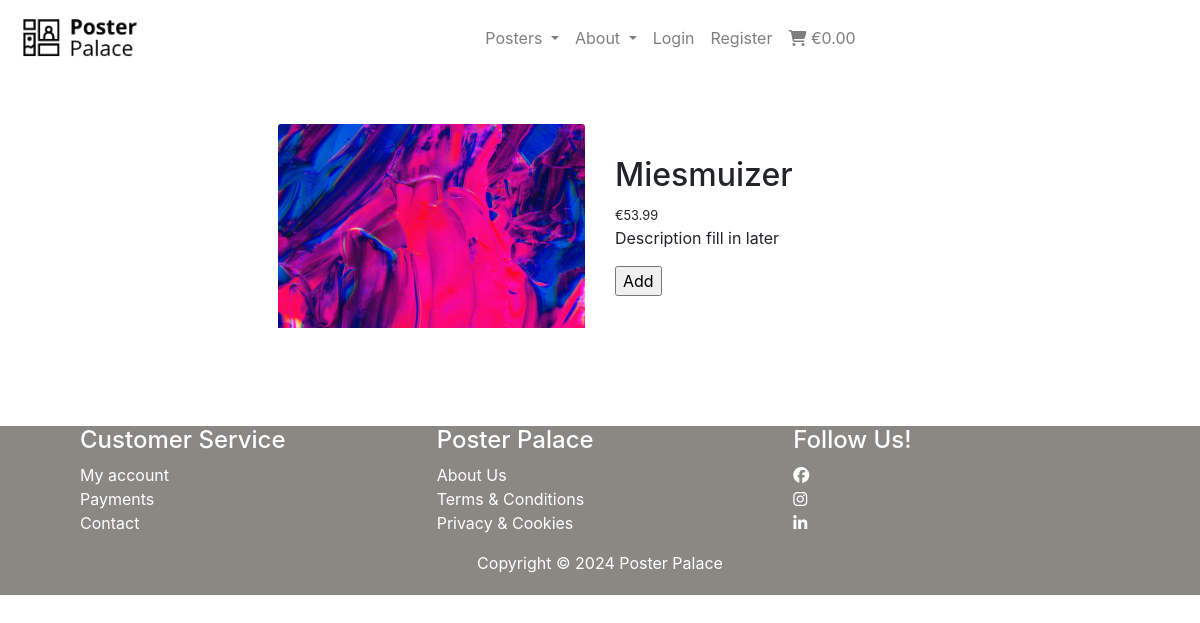
Page /posters/1 on the earlier database version.
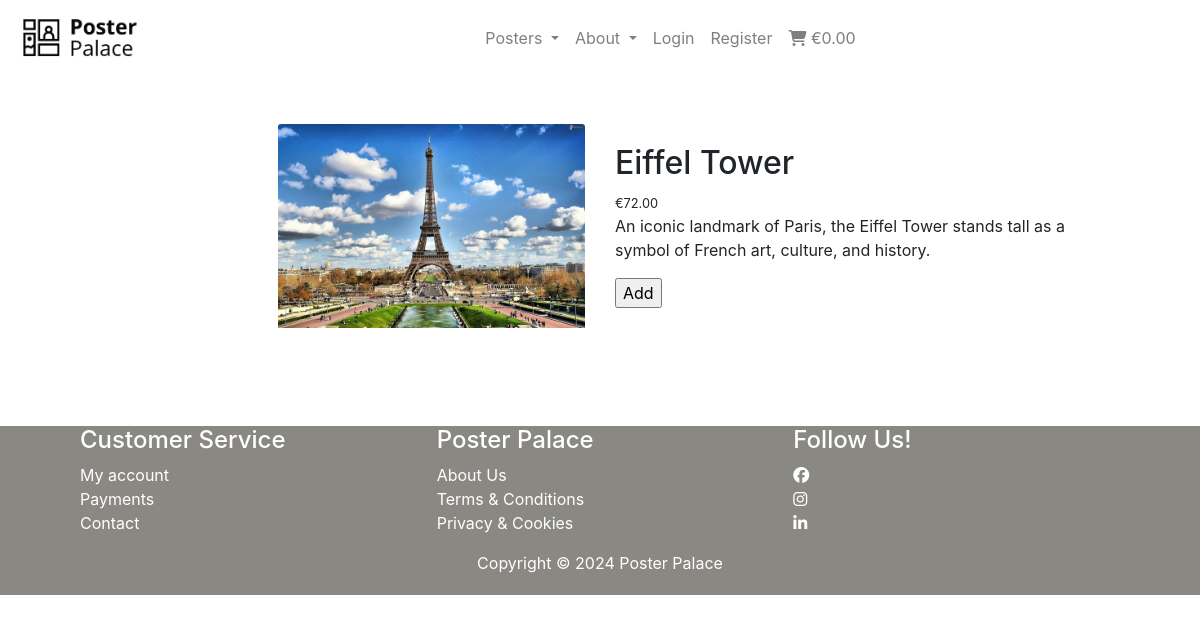
Same page on the later database version.
### posters/models.py (models this page shows, shortened)
class Poster(models.Model):
    category = models.ForeignKey('Category', null=True, blank=True, on_delete=models.SET_NULL)
    sku = models.CharField(max_length=254, null=True, blank=True)
    name = models.CharField(max_length=254)
    description = models.TextField()
    has_color = models.BooleanField(default=False, blank=True, null=True)
    color_option = models.CharField(max_length=15, blank=True, default='Color', choices=COLOR_CHOICES)
    has_sizes = models.BooleanField(default=False, blank=True, null=True)
    size_option = models.CharField(max_length=80, choices=SIZE_CHOICES, default='S')
    price = models.DecimalField(max_digits=6, decimal_places=2)
    rating = models.DecimalField(max_digits=6, decimal_places=2, null=True, blank=True)
    image_url = models.URLField(max_length=1024, null=True, blank=True)
    image = models.ImageField(null=True, blank=True)
    quantity = models.IntegerField(blank=False, default=1)

### posters/views.py (the view)
# urls.py: path('<poster_id>', views.poster_detail, name='poster_detail'),
def poster_detail(request, poster_id):
    poster = get_object_or_404(Poster, pk=poster_id)
    form_color = PosterColor()
    form_quantity = PosterQuantity()
    cart = request.session.get('cart', {})
    in_cart = False
    if poster_id in list(cart.keys()):
        print(cart)
        in_cart = True
    context = {
        'poster': poster,
        'form_color': form_color,
        'form_quantity': form_quantity,
        'cart': cart,
        'in_cart': in_cart,
        }
    return render(request, 'posters/poster_detail.html', context)

### posters/forms.py
class PosterColor(forms.ModelForm):
    class Meta:
        model = Poster
        fields = ('color_option',)

class PosterQuantity(forms.ModelForm):
    class Meta:
        model = Poster
        fields = ('quantity',)

### cart/contexts.py (called while the page is built, shortened)
def shopping_content(request):
    shopping_items = []
    total = 0
    poster_count = 0
    cart = request.session.get('cart', {})
    context = {
        'shopping_items': shopping_items,
        'total': total,
        'poster_count': poster_count,
    }
    return context

### posters/templates/posters/poster_detail.html (shortened to what this page needs)
{% extends "base.html" %}
{% load static %}
{% block content %}
<section>
    <div class="container">
        <div class="row">
            <div class="col-12 col-md-6 col-lg-4 offset-lg-2">
                <div class="image-container my-5">
                    {% if poster.image %}
                        <a href="{{ poster.image.url }}" target="_blank">
                            <img class="card-img-top img-fluid" src="{{ poster.image.url }}" alt="{{ poster.name }}">
                        </a>
                        {% else %}
                        <a href="">
                            <img class="card-img-top img-fluid" src="{{ MEDIA_URL }}noimage.png" alt="{{ poster.name }}">
                        </a>
                    {% endif %}
                </div>
            </div>
            <div class="col">
                <h2 class="top">{{ poster.name}}</h2><small>€{{ poster.price }}</small>
                <p>{{ poster.description }}</p>
                <form id="myForm" class="form" action="{% url 'add_to_cart' poster.id %}" method="POST">
                <input type="submit" class="add-to-cart" value="Add" {% if in_cart %}disabled{% endif %}>
                </form>
            </div>
        </div>
    </div>
</section>
{% endblock %}

Differences in the rows shown:
changed Poster: image: a different picture; name "Miesmuizer" → "Eiffel Tower"; price "53.99" → "72.00"; description "Description fill in later" → "An iconic landmark of Paris, the Eiffel Tower stands tall as a symbol of French art, culture, and history."
